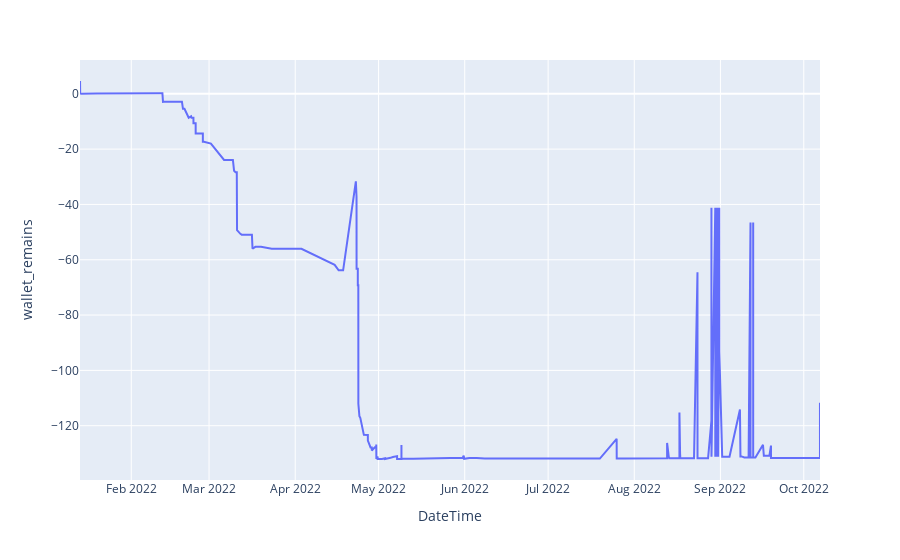

Source (notebook cell):
### Markdown cell above
# meebit

look into an example of a "normal" project?

### Code cell
fname = '/home/zhiwei/Documents/trustless/meebit_contract_wallet.csv'
cols = ['DateTime','Value_IN(ETH)','Value_OUT(ETH)']
df0 = pd.read_csv(fname,index_col=False)
df_int = pd.read_csv('meebit_contract_wallet_internal.csv',index_col=False)
df = pd.concat([df0[cols],df_int[cols]],axis=0,ignore_index=True).sort_values(by='DateTime')

wallet_add = df['Value_IN(ETH)'].cumsum()
wallet_removal =  df['Value_OUT(ETH)'].cumsum()
df['wallet_remains']=wallet_add-wallet_removal

px.line(df,x='DateTime',y='wallet_remains')

### Figure 1 — Plotly figure (JSON) as saved in the notebook; plotly's stock layout.template omitted (floating-point values rounded to 4 significant figures; data arrays with more than 128 entries replaced by an {"elided": "..."} marker saying what was removed)
{"data": [{"hovertemplate": "DateTime=%{x}<br>wallet_remains=%{y}<extra></extra>", "legendgroup": "", "line": {"color": "#636efa", "dash": "solid"}, "marker": {"symbol": "circle"}, "mode": "lines", "name": "", "orientation": "v", "showlegend": false, "type": "scatter", "x": {"elided": "267 str values"}, "xaxis": "x", "y": {"elided": "267 float values"}, "yaxis": "y"}], "layout": {"legend": {"tracegroupgap": 0}, "margin": {"t": 60}, "xaxis": {"anchor": "y", "domain": [0, 1], "title": {"text": "DateTime"}}, "yaxis": {"anchor": "x", "domain": [0, 1], "title": {"text": "wallet_remains"}}}}
